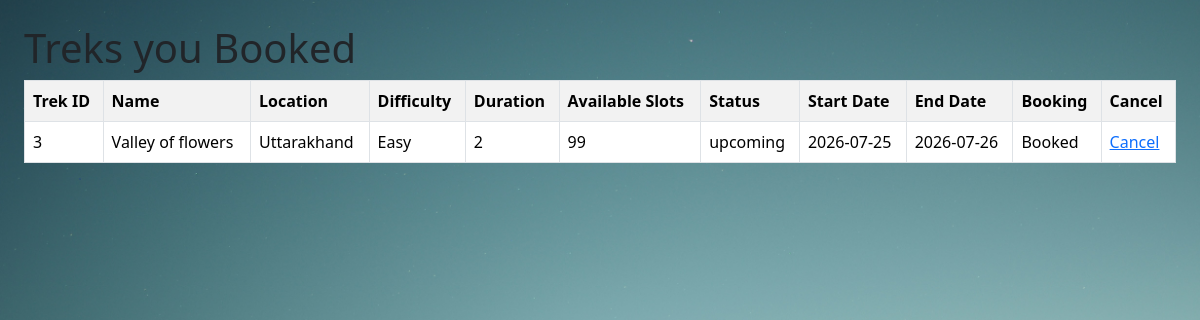
Screenshot of /booked-treks (signed in) with the database file from the repository.
### models.py (models this page shows)
class Trek(db.Model):
    __tablename__="treks"
    trek_id=db.Column(db.Integer,primary_key=True)
    name=db.Column(db.String(100),nullable=False)
    location=db.Column(db.String(100),nullable=False)
    difficulty=db.Column(db.String(50),nullable=False)
    duration=db.Column(db.Integer,nullable=False)
    available_slots=db.Column(db.Integer,nullable=False)
    assigned_staff_id=db.Column(db.Integer,db.ForeignKey("users.user_id"),nullable=True)
    status=db.Column(db.String(50),nullable=False)
    start_date=db.Column(db.Date, nullable=False)
    end_date=db.Column(db.Date, nullable=False)
    bookings=db.relationship("Booking",backref="treks",lazy=True)

### app.py (the view)
@app.route("/booked-treks")
def bookedtreks():
    if session.get("role")!="trekker":
        return "You are not a trekker"
    user_id=session["user_id"]
    bookedtreks=Booking.query.filter_by(user_id=user_id,status="Booked").all()
    all_treks=Trek.query.all()
    treks=[]
    for trek in all_treks:
        for bookedtrek in bookedtreks:
            if trek.trek_id==bookedtrek.trek_id:
                treks.append(trek)
    if treks==[]:
        return "No existing bookings"
    return render_template("trekker/booked-treks.html",treks=treks)

### templates/trekker/booked-treks.html (shortened to what this page needs)
<!DOCTYPE html>
<html lang="en">
<head>
    <link href="https://cdn.jsdelivr.net/npm/bootstrap@5.3.8/dist/css/bootstrap.min.css" rel="stylesheet">
    <link href="../static/css/style.css" rel="stylesheet">
</head>
<body class="bg-mountains p-4">
    <h1>Treks you Booked</h1>
    <table class="table table-bordered table-striped">
        <tr>
            <th>Trek ID</th>
            <th>Name</th>
            <th>Location</th>
            <th>Difficulty</th>
            <th>Duration</th>
            <th>Available Slots</th>
            <th>Status</th>
            <th>Start Date</th>
            <th>End Date</th>
            <th>Booking</th>
            <th>Cancel</th>
        </tr>
        {% for trek in treks %}
        <tr>
            <td>{{trek.trek_id}}</td>
            <td>{{trek.name}}</td>
            <td>{{trek.location}}</td>
            <td>{{trek.difficulty}}</td>
            <td>{{trek.duration}}</td>
            <td>{{trek.available_slots}}</td>
            <td>{{trek.status}}</td>
            <td>{{trek.start_date}}</td>
            <td>{{trek.end_date}}</td>
            <td>Booked</td>
            <td><a href="/cancel-booking/{{trek.trek_id}}">Cancel</a></td>
        </tr>
        {% endfor %}
    </table>
</body>
</html>

### static/css/style.css (style rules this page uses)
.bg-mountains { background-image: url(../images/login-page-mountains.jpg); background-repeat: no-repeat; background-size: cover; background-position: center; min-height: 90vh; }

### rows the page displays
Trek: trek_id "3", name "Valley of flowers", location "Uttarakhand", difficulty "Easy", duration "2", available_slots "99", status "upcoming", start_date "2026-07-25", end_date "2026-07-26"
